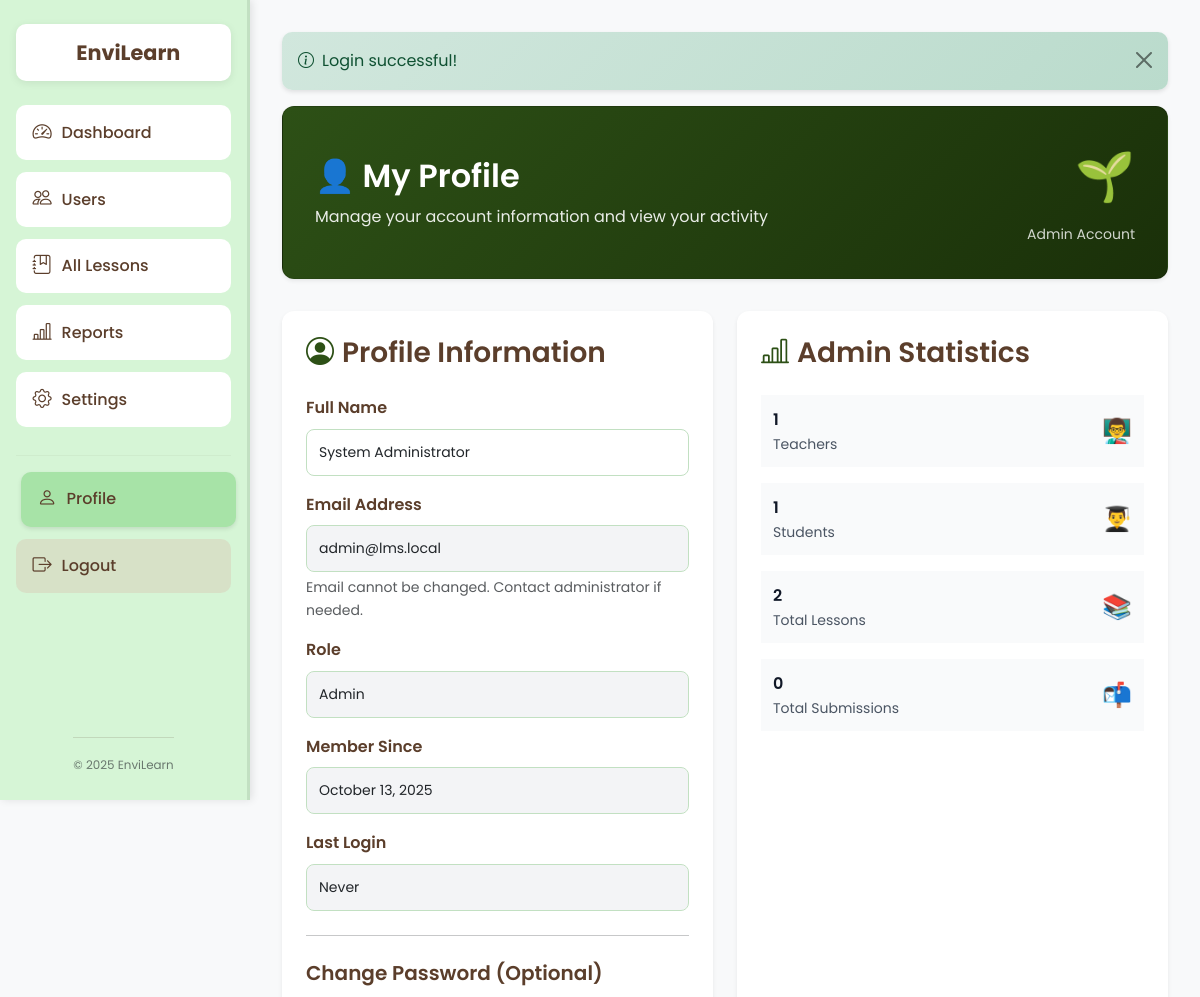
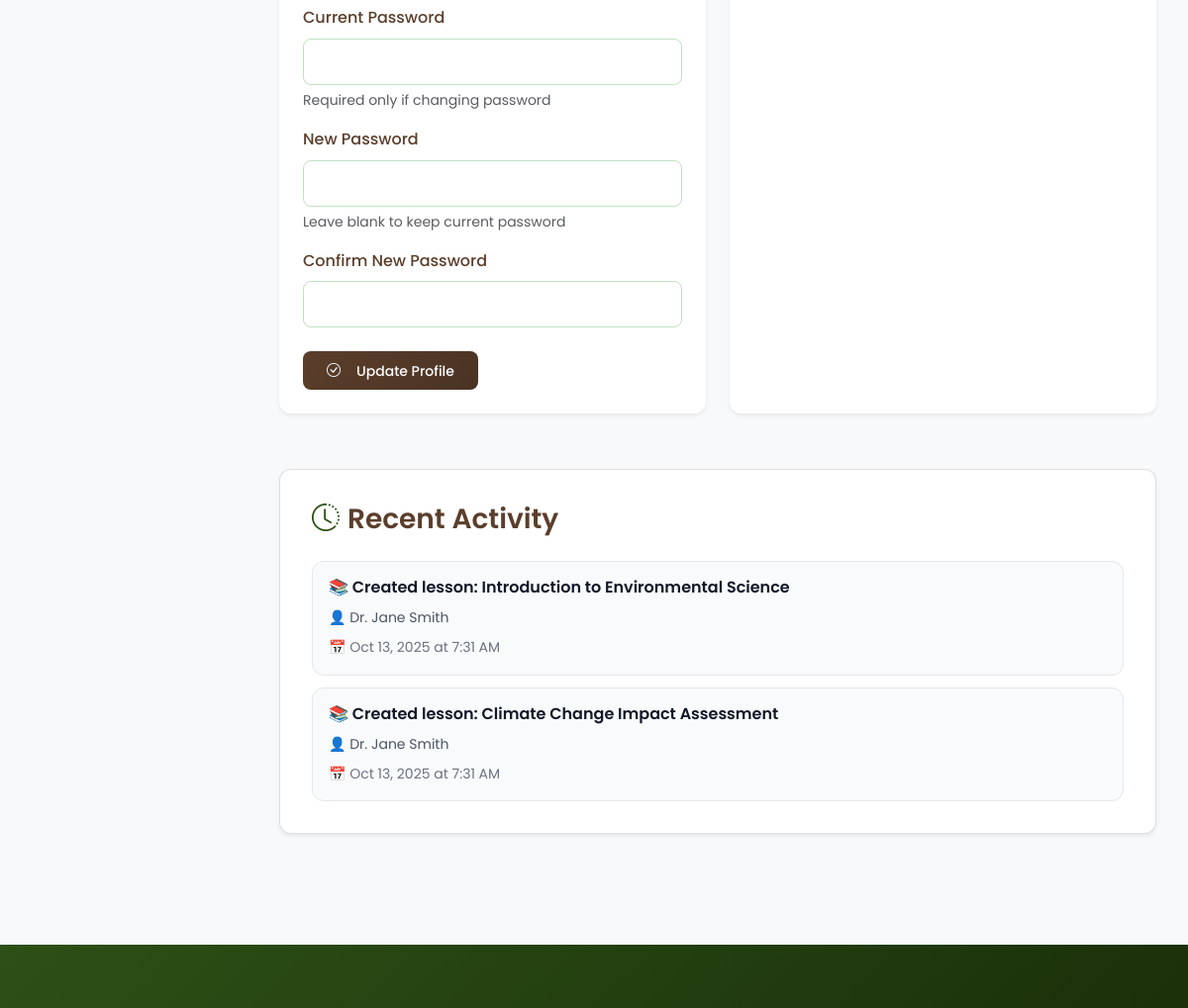
Screenshot of /index.php?page=profile (signed in) with the database file from the repository (2 pictures, top to bottom).
### tables this page shows
CREATE TABLE IF NOT EXISTS `lessons` (
  `id` int(11) NOT NULL AUTO_INCREMENT,
  `title` varchar(200) NOT NULL,
  `description` text,
  `content` longtext,
  `teacher_id` int(11) NOT NULL,
  `is_activity` tinyint(1) NOT NULL DEFAULT 0,
  `status` enum('draft','published','archived') NOT NULL DEFAULT 'draft',
  `due_date` timestamp NULL DEFAULT NULL,
  `max_points` int(11) DEFAULT 100,
  `created_at` timestamp NOT NULL DEFAULT CURRENT_TIMESTAMP,
  `updated_at` timestamp NOT NULL DEFAULT CURRENT_TIMESTAMP ON UPDATE CURRENT_TIMESTAMP,
  PRIMARY KEY (`id`),
  KEY `idx_teacher_id` (`teacher_id`),
  KEY `idx_status` (`status`),
  KEY `idx_is_activity` (`is_activity`),
  KEY `idx_created_at` (`created_at`),
  CONSTRAINT `fk_lessons_teacher` FOREIGN KEY (`teacher_id`) REFERENCES `users` (`id`) ON DELETE CASCADE
);

CREATE TABLE IF NOT EXISTS `users` (
  `id` int(11) NOT NULL AUTO_INCREMENT,
  `name` varchar(100) NOT NULL,
  `email` varchar(100) NOT NULL UNIQUE,
  `password` varchar(255) NOT NULL,
  `role` enum('admin','teacher','student') NOT NULL DEFAULT 'student',
  `status` enum('active','inactive','suspended') NOT NULL DEFAULT 'active',
  `created_at` timestamp NOT NULL DEFAULT CURRENT_TIMESTAMP,
  `updated_at` timestamp NOT NULL DEFAULT CURRENT_TIMESTAMP ON UPDATE CURRENT_TIMESTAMP,
  `last_login` timestamp NULL DEFAULT NULL,
  PRIMARY KEY (`id`),
  KEY `idx_email` (`email`),
  KEY `idx_role` (`role`),
  KEY `idx_status` (`status`)
);

### includes/auth.php (called while the page is built, shortened)
<?php
function user() {
    return $_SESSION['user'] ?? null;
}
?>

### templates/profile.php (the view, shortened to what this page needs)
<?php
include __DIR__.'/common/header.php';
$user = user();
$user_id = $user['id'];
$stats = [];
$recent_activity = [];
if ($user['role'] === 'teacher') {
    $stmt = $pdo->prepare('
        SELECT
            COUNT(DISTINCT l.id) as total_lessons,
            COUNT(DISTINCT CASE WHEN l.is_activity = 1 THEN l.id END) as total_activities,
            COUNT(DISTINCT s.id) as total_submissions,
            COUNT(DISTINCT CASE WHEN s.status = "submitted" THEN s.id END) as pending_grades,
            AVG(s.grade) as avg_grade
        FROM lessons l
        LEFT JOIN submissions s ON l.id = s.lesson_id
        WHERE l.teacher_id = ?
    ');
    $stmt->execute([$user_id]);
    $stats = $stmt->fetch();
    $stmt = $pdo->prepare('
        SELECT l.title, l.created_at, "lesson_created" as type
        FROM lessons l
        WHERE l.teacher_id = ?
        UNION ALL
        SELECT l.title, s.graded_at, "submission_graded" as type
        FROM submissions s
        JOIN lessons l ON s.lesson_id = l.id
        WHERE l.teacher_id = ? AND s.graded_at IS NOT NULL
        ORDER BY created_at DESC
        LIMIT 5
    ');
    $stmt->execute([$user_id, $user_id]);
    $recent_activity = $stmt->fetchAll();
} elseif ($user['role'] === 'admin') {
    $stmt = $pdo->prepare('
        SELECT
            (SELECT COUNT(*) FROM users WHERE role = "teacher") as total_teachers,
            (SELECT COUNT(*) FROM users WHERE role = "student") as total_students,
            (SELECT COUNT(*) FROM lessons) as total_lessons,
            (SELECT COUNT(*) FROM submissions) as total_submissions
    ');
    $stmt->execute();
    $stats = $stmt->fetch();
    $stmt = $pdo->prepare('
        SELECT u.name, l.title, l.created_at, "lesson_created" as type
        FROM lessons l
        JOIN users u ON l.teacher_id = u.id
        ORDER BY l.created_at DESC
        LIMIT 5
    ');
    $stmt->execute();
    $recent_activity = $stmt->fetchAll();
}
?>
<div class="box" style="background: linear-gradient(135deg, var(--primary-green), var(--primary-dark));">
    <div style="display: flex; align-items: center; justify-content: space-between; flex-wrap: wrap; gap: var(--space-4);">
        <div>
            <h2 style="color: white; margin-bottom: var(--space-2);">
                👤 My Profile
            </h2>
            <p style="color: rgba(255, 255, 255, 0.9); margin-bottom: 0;">
                Manage your account information and view your activity
            </p>
        </div>
        <div style="text-align: right;">
            <div style="font-size: 3rem; margin-bottom: var(--space-2);">🌱</div>
            <div style="font-size: 0.875rem; color: rgba(255,255,255,0.8);">
                <?php echo ucfirst($user['role']); ?> Account
            </div>
        </div>
    </div>
</div>
<div class="grid">
    <div class="card">
        <h3 style="margin-bottom: var(--space-6); display: flex; align-items: center; gap: var(--space-2);">
            <i class="bi bi-person-circle" style="color: var(--primary-green);"></i>
            Profile Information
        </h3>
        <form method="POST" style="max-width: 500px;">
            <div style="margin-bottom: var(--space-4);">
                <label for="name" class="form-label fw-semibold">Full Name</label>
                <input type="text" class="form-control" id="name" name="name"
                       value="<?php echo htmlspecialchars($user['name']); ?>" required>
            </div>
            <div style="margin-bottom: var(--space-4);">
                <label for="email" class="form-label fw-semibold">Email Address</label>
                <input type="email" class="form-control" id="email" name="email"
                       value="<?php echo htmlspecialchars($user['email']); ?>" readonly
                       style="background-color: var(--gray-100);">
                <div class="form-text">Email cannot be changed. Contact administrator if needed.</div>
            </div>
            <div style="margin-bottom: var(--space-4);">
                <label for="role" class="form-label fw-semibold">Role</label>
                <input type="text" class="form-control" id="role" name="role"
                       value="<?php echo ucfirst($user['role']); ?>" readonly
                       style="background-color: var(--gray-100);">
            </div>
            <div style="margin-bottom: var(--space-4);">
                <label class="form-label fw-semibold">Member Since</label>
                <input type="text" class="form-control"
                       value="<?php echo date('F j, Y', strtotime($user['created_at'])); ?>" readonly
                       style="background-color: var(--gray-100);">
            </div>
            <div style="margin-bottom: var(--space-4);">
                <label class="form-label fw-semibold">Last Login</label>
                <input type="text" class="form-control"
                       value="<?php echo $user['last_login'] ? date('F j, Y \a\t g:i A', strtotime($user['last_login'])) : 'Never'; ?>" readonly
                       style="background-color: var(--gray-100);">
            </div>
            <hr style="margin: var(--space-6) 0;">
            <h5 style="margin-bottom: var(--space-4);">Change Password (Optional)</h5>
            <div style="margin-bottom: var(--space-4);">
                <label for="current_password" class="form-label">Current Password</label>
                <input type="password" class="form-control" id="current_password" name="current_password">
                <div class="form-text">Required only if changing password</div>
            </div>
            <div style="margin-bottom: var(--space-4);">
                <label for="new_password" class="form-label">New Password</label>
                <input type="password" class="form-control" id="new_password" name="new_password">
                <div class="form-text">Leave blank to keep current password</div>
            </div>
            <div style="margin-bottom: var(--space-6);">
                <label for="confirm_password" class="form-label">Confirm New Password</label>
                <input type="password" class="form-control" id="confirm_password" name="confirm_password">
            </div>
            <button type="submit" name="update_profile" class="btn btn-primary">
                <i class="bi bi-check-circle me-2"></i>Update Profile
            </button>
        </form>
    </div>
    <div class="card">
        <h3 style="margin-bottom: var(--space-6); display: flex; align-items: center; gap: var(--space-2);">
            <i class="bi bi-bar-chart-line" style="color: var(--primary-green);"></i>
            <?php echo ucfirst($user['role']); ?> Statistics
        </h3>
        <div style="display: grid; gap: var(--space-4);">
            <?php if ($user['role'] === 'teacher'): ?>
                <div style="display: flex; justify-content: space-between; align-items: center; padding: var(--space-3); background: var(--gray-50); border-radius: var(--radius-md);">
                    <div>
                        <div style="font-weight: 600; color: var(--gray-900);"><?php echo $stats['total_lessons'] ?? 0; ?></div>
                        <div style="font-size: 0.875rem; color: var(--gray-600);">Total Lessons</div>
                    </div>
                    <div style="font-size: 1.5rem;">📚</div>
                </div>
                <div style="display: flex; justify-content: space-between; align-items: center; padding: var(--space-3); background: var(--gray-50); border-radius: var(--radius-md);">
                    <div>
                        <div style="font-weight: 600; color: var(--gray-900);"><?php echo $stats['total_activities'] ?? 0; ?></div>
                        <div style="font-size: 0.875rem; color: var(--gray-600);">Activities</div>
                    </div>
                    <div style="font-size: 1.5rem;">📝</div>
                </div>
                <div style="display: flex; justify-content: space-between; align-items: center; padding: var(--space-3); background: var(--gray-50); border-radius: var(--radius-md);">
                    <div>
                        <div style="font-weight: 600; color: var(--gray-900);"><?php echo $stats['total_submissions'] ?? 0; ?></div>
                        <div style="font-size: 0.875rem; color: var(--gray-600);">Total Submissions</div>
                    </div>
                    <div style="font-size: 1.5rem;">📬</div>
                </div>
                <div style="display: flex; justify-content: space-between; align-items: center; padding: var(--space-3); background: var(--gray-50); border-radius: var(--radius-md);">
                    <div>
                        <div style="font-weight: 600; color: var(--gray-900);"><?php echo $stats['pending_grades'] ?? 0; ?></div>
                        <div style="font-size: 0.875rem; color: var(--gray-600);">Pending Grades</div>
                    </div>
                    <div style="font-size: 1.5rem;">⏳</div>
                </div>
                <?php if (($stats['avg_grade'] ?? 0) > 0): ?>
                <div style="display: flex; justify-content: space-between; align-items: center; padding: var(--space-3); background: linear-gradient(135deg, var(--success), #059669); color: white; border-radius: var(--radius-md);">
                    <div>
                        <div style="font-weight: 600;"><?php echo number_format($stats['avg_grade'], 1); ?>%</div>
                        <div style="font-size: 0.875rem; opacity: 0.9;">Average Grade</div>
                    </div>
                    <div style="font-size: 1.5rem;">📊</div>
                </div>
                <?php endif; ?>
            <?php elseif ($user['role'] === 'admin'): ?>
                <div style="display: flex; justify-content: space-between; align-items: center; padding: var(--space-3); background: var(--gray-50); border-radius: var(--radius-md);">
                    <div>
                        <div style="font-weight: 600; color: var(--gray-900);"><?php echo $stats['total_teachers'] ?? 0; ?></div>
                        <div style="font-size: 0.875rem; color: var(--gray-600);">Teachers</div>
                    </div>
                    <div style="font-size: 1.5rem;">👨‍🏫</div>
                </div>
                <div style="display: flex; justify-content: space-between; align-items: center; padding: var(--space-3); background: var(--gray-50); border-radius: var(--radius-md);">
                    <div>
                        <div style="font-weight: 600; color: var(--gray-900);"><?php echo $stats['total_students'] ?? 0; ?></div>
                        <div style="font-size: 0.875rem; color: var(--gray-600);">Students</div>
                    </div>
                    <div style="font-size: 1.5rem;">👨‍🎓</div>
                </div>
                <div style="display: flex; justify-content: space-between; align-items: center; padding: var(--space-3); background: var(--gray-50); border-radius: var(--radius-md);">
                    <div>
                        <div style="font-weight: 600; color: var(--gray-900);"><?php echo $stats['total_lessons'] ?? 0; ?></div>
                        <div style="font-size: 0.875rem; color: var(--gray-600);">Total Lessons</div>
                    </div>
                    <div style="font-size: 1.5rem;">📚</div>
                </div>
                <div style="display: flex; justify-content: space-between; align-items: center; padding: var(--space-3); background: var(--gray-50); border-radius: var(--radius-md);">
                    <div>
                        <div style="font-weight: 600; color: var(--gray-900);"><?php echo $stats['total_submissions'] ?? 0; ?></div>
                        <div style="font-size: 0.875rem; color: var(--gray-600);">Total Submissions</div>
                    </div>
                    <div style="font-size: 1.5rem;">📬</div>
                </div>
            <?php endif; ?>
        </div>
    </div>
</div>
<?php if (!empty($recent_activity)): ?>
<div class="box" style="margin-top: var(--space-8);">
    <h3 style="margin-bottom: var(--space-6); display: flex; align-items: center; gap: var(--space-2);">
        <i class="bi bi-clock-history" style="color: var(--primary-green);"></i>
        Recent Activity
    </h3>
    <div style="display: grid; gap: var(--space-3);">
        <?php foreach ($recent_activity as $activity): ?>
            <div style="padding: var(--space-4); border: 1px solid var(--gray-200); border-radius: var(--radius-lg); background: var(--gray-50);">
                <div style="display: flex; justify-content: space-between; align-items: start; flex-wrap: wrap; gap: var(--space-3);">
                    <div style="flex-grow: 1;">
                        <h5 style="margin-bottom: var(--space-2); color: var(--gray-900); font-size: 1rem;">
                            <?php
                            $activity_type = $activity['type'];
                            $icon = '';
                            $action_text = '';
                            if ($activity_type === 'lesson_created') {
                                $icon = '📚';
                                $action_text = 'Created lesson:';
                            } elseif ($activity_type === 'submission_graded') {
                                $icon = '✅';
                                $action_text = 'Graded submission for:';
                            } elseif ($activity_type === 'submission_made') {
                                $icon = '📤';
                                $action_text = 'Submitted work for:';
                            } elseif ($activity_type === 'grade_received') {
                                $icon = '📊';
                                $action_text = 'Received grade for:';
                            }
                            echo $icon . ' ' . htmlspecialchars($action_text) . ' ' . htmlspecialchars($activity['title']);
                            ?>
                        </h5>
                        <?php if (isset($activity['name'])): ?>
                            <p style="margin-bottom: var(--space-2); color: var(--gray-600); font-size: 0.875rem;">
                                👤 <?php echo htmlspecialchars($activity['name']); ?>
                            </p>
                        <?php endif; ?>
                        <p style="margin: 0; font-size: 0.875rem; color: var(--gray-500);">
                            📅 <?php echo date('M j, Y \a\t g:i A', strtotime($activity['created_at'] ?? $activity['activity_date'])); ?>
                        </p>
                    </div>
                </div>
            </div>
        <?php endforeach; ?>
    </div>
</div>
<?php endif; ?>
<?php include __DIR__.'/common/footer.php'; ?>

### rows the page displays
lessons: icon "📚", action_text "Created lesson:", title "Introduction to Environmental Science", teacher.name "Dr. Jane Smith", created_at "Oct 13, 2025 at 7:31 AM"
lessons: icon "📚", action_text "Created lesson:", title "Climate Change Impact Assessment", teacher.name "Dr. Jane Smith", created_at "Oct 13, 2025 at 7:31 AM"

### other values shown
$item['text'] "Dashboard"
$item['text'] "Users"
$item['text'] "All Lessons"
$item['text'] "Reports"
$item['text'] "Settings"
$flash['message'] "Login successful!"
$user['role'] "Admin"
$stats['total_teachers'] "1"
$stats['total_students'] "1"
$stats['total_lessons'] "2"
$stats['total_submissions'] "0"
